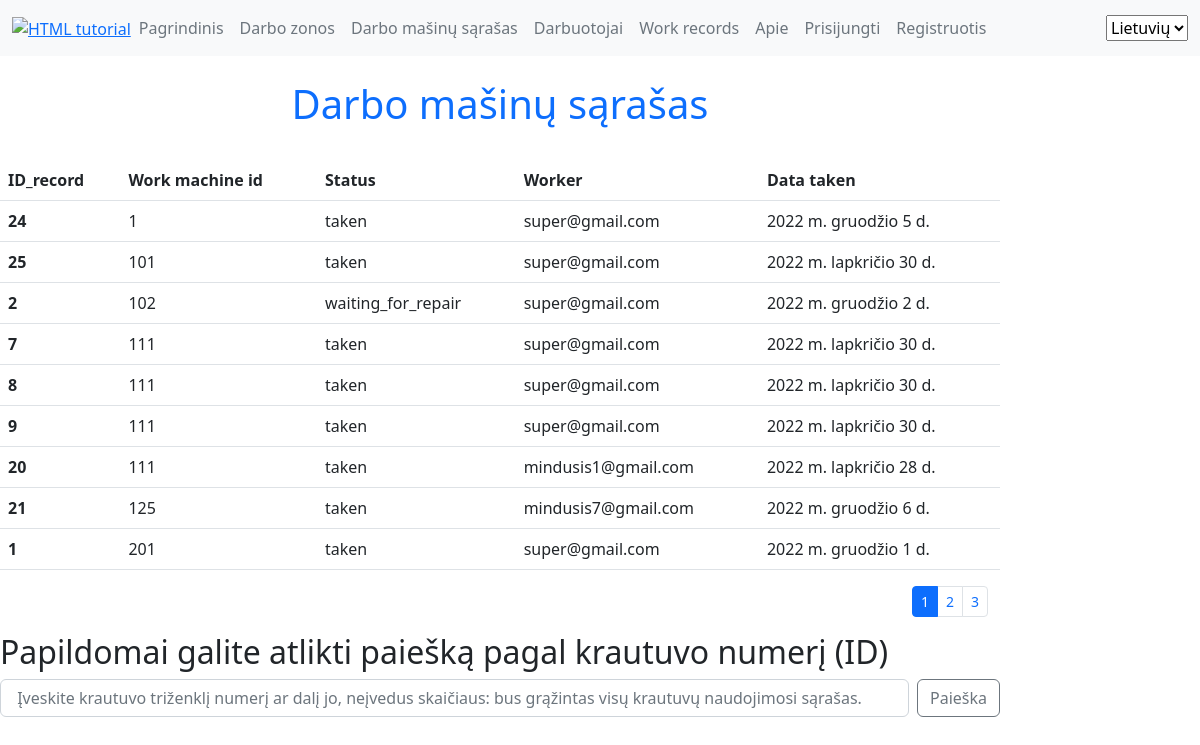
Screenshot of /lm/working_machines_list/ with the database file from the repository.
### lm/models.py (models this page shows, shortened)
class Krautuvas(models.Model):
    krautuvo_id = models.IntegerField(_('Vechiles ID "3 digits"'), help_text='krautuvo numeris', unique=False)
    data_taken = models.DateField(_('Date when vechiles was taken'), help_text='kada krautuvas paiimtas', null=True, blank=True)
    darbuotojas = models.ForeignKey('MyUser',null=True, on_delete=models.SET_NULL,blank=True)
    LOAN_STATUS = (
        (_('ready'), _('ready')),
        ('taken', 'taken'),
        ('waiting_for_repair', 'waiting_for_repair'),
        ('repairing', 'repairing')
    )
    status = models.CharField(_('Status'), max_length=30, choices=LOAN_STATUS, default='taken', help_text='Status', null=True, blank=True)
    notes_choices = (
        ('aukstas', 'aukstas'),
        ('vidutinis', 'vidutinis'),
        ('zemas', 'zemas'),
        ('be pastebejimu', 'be pastebejimu'))
    note_type = models.CharField(_('Importance of the notes'), help_text='Rasto gedimo/pastabos svarba', max_length=40, choices=notes_choices, default='be pastebejimu',
                                 null=True, blank=True)
    notes = HTMLField(help_text='labai svarbu pamineti ir smulkiausius gedimus, dekojame.', null=True, blank=True)
    class Meta:
        ordering = ['krautuvo_id']
        verbose_name = _("Vehicle")
        verbose_name_plural = _("Vehicles")

class MyUser(AbstractBaseUser):
    email = models.EmailField(
        verbose_name='email address',
        max_length=255,
        unique=True,
    )
    date_of_birth = models.DateField(null=True, blank=True,)
    is_active = models.BooleanField(default=True)
    is_admin = models.BooleanField(default=False)
    objects = MyUserManager()
    USERNAME_FIELD = 'email'
    picker_code = models.CharField(_('Piker code'),help_text='rinkejo_kodas', max_length=3, unique=True)
    first_name = models.CharField(_('First name'),help_text='Vardas', max_length=80)
    last_name = models.CharField(_('Last name'),help_text='Pavardė', max_length=80)
    working_zone = models.ForeignKey('Darbo_zona_sandelyje',null=True, on_delete=models.SET_NULL)
    working_department_choices = (
        ('Vilniaus apsk', 'Vilniaus apsk'),
        ('Vilniaus regioninis sandėlys', 'Vilniaus regioninis sandėlys'),
        ('Kauno apsk', 'Kauno apsk'),
        ('Kauno regioninis sandėlys', 'Kauno regioninis sandėlys'),
        ('Klaipėdos apsk', 'Klaipėdos apsk'),
    )
    working_department = models.CharField(_('Working disctric or logistic warehouse'),max_length=80, choices=working_department_choices, default='Kauno regioninis sandėlys',
                                help_text='Kurioje (-iame) apskrityje/logistikos sandėlyje dirbate', blank=True)
    position_choices = (
        ('grupes vadovas','grupes vadovas'),
        ('grupes vadovo asistentas', 'grupes vadovo asistentas'),
        ('grupes vadovo asistentas', 'grupes vadovo asistentas'),
        ('prekiu komplektuotojas', 'prekiu komplektuotojas'))
    position = models.CharField(_('Working position'),max_length=80, choices=position_choices, default='prekiu komplektuotojas', help_text='Darbuotojo pareigos',blank=True)
    photo = models.ImageField(help_text='Darbuotojo foto arba avataras', upload_to='profile_pics', null=True, blank=True, default='default.png')
    working_since = models.DateField(_('Working since'),help_text='Darbo pradžia LIDL imoneje', null=True, blank=True)
    class Meta:
        ordering = ['last_name', 'first_name']
        verbose_name = _("Worker")
        verbose_name_plural = _("Workers")
    def __str__(self):
        return self.email

### lm/views.py (the view)
# urls.py: path('working_machines_list/', views.working_machines_list, name='working_machines_list'),
def working_machines_list(request):
    paginator = Paginator(Krautuvas.objects.all(), 9)
    page_number = request.GET.get('page')
    paged_working_machines_list = paginator.get_page(page_number)
    context = {
        'working_machines_list': paged_working_machines_list
    }
    return render(request, 'lm/working_machines_list.html', context=context)

### lm/templates/lm/working_machines_list.html (shortened to what this page needs)
{% extends 'base.html' %}
{% load i18n %}
{% load static %}
{% block content %}
<h1 class="p-4 text-primary d-flex justify-content-center">{% trans "Working machine list" %} </h1>
<table class="table ">
  <thead>
    <tr>
      <th scope="col">ID_record</th>
      <th scope="col">Work machine id</th>
      <th scope="col">Status</th>
      <th scope="col">Worker</th>
      <th scope="col">Data taken</th>
    </tr>
  </thead>
  {% for krautuvas in working_machines_list %}
  <tbody>
    <tr>
      <th scope="row">{{krautuvas.id}}</th>
      <td>{{krautuvas.krautuvo_id}}</td>
      <td>{{krautuvas.status}}</td>
      <td>{{krautuvas.darbuotojas}}</td>
      <td>{{krautuvas.data_taken}}</td>
    </tr>
  </tbody>
   {% endfor %}
</table>
<div class="container">
  <nav aria-label="...">
    {% if working_machines_list.has_other_pages %}
    <ul class="pagination pagination-sm justify-content-end">
      {% for i in working_machines_list.paginator.page_range %}
        {% if working_machines_list.number == i %}
      <li class="page-item active">
        <a class="page-link">{{i}}</a>
      </li>
      {% else %}
      <li class="page-item">
        <a class="page-link" href="?page={{i}}">{{ i }}</a>
      </li>
      {% endif %}
      {% endfor %}
    </ul>
    {% endif %}
  </nav>
</div>
<div>
  <h2> Papildomai galite atlikti paiešką pagal krautuvo numerį (ID)</h2>
 <form class="d-flex" role="search" action="{% url 'search' %}" method="get">
    <input class="form-control me-2" name="query" type="search" placeholder=" Įveskite krautuvo triženklį numerį ar dalį jo, neįvedus skaičiaus: bus grąžintas visų krautuvų naudojimosi sąrašas." aria-label="Search">
    <button class="btn btn-outline-secondary" type="submit">{% trans "Search" %}</button>
</form>
</div>
{% endblock %}

### rows the page displays
Krautuvas: id "24", krautuvo_id "1", status "taken", darbuotojas "super@gmail.com", data_taken "2022 m. gruodžio 5 d."
Krautuvas: id "25", krautuvo_id "101", status "taken", darbuotojas "super@gmail.com", data_taken "2022 m. lapkričio 30 d."
Krautuvas: id "2", krautuvo_id "102", status "waiting_for_repair", darbuotojas "super@gmail.com", data_taken "2022 m. gruodžio 2 d."
Krautuvas: id "7", krautuvo_id "111", status "taken", darbuotojas "super@gmail.com", data_taken "2022 m. lapkričio 30 d."
Krautuvas: id "8", krautuvo_id "111", status "taken", darbuotojas "super@gmail.com", data_taken "2022 m. lapkričio 30 d."
Krautuvas: id "9", krautuvo_id "111", status "taken", darbuotojas "super@gmail.com", data_taken "2022 m. lapkričio 30 d."
Krautuvas: id "20", krautuvo_id "111", status "taken", darbuotojas "mindusis1@gmail.com", data_taken "2022 m. lapkričio 28 d."
Krautuvas: id "21", krautuvo_id "125", status "taken", darbuotojas "mindusis7@gmail.com", data_taken "2022 m. gruodžio 6 d."
Krautuvas: id "1", krautuvo_id "201", status "taken", darbuotojas "super@gmail.com", data_taken "2022 m. gruodžio 1 d."

### other values shown
{{ i }} "1"
{{ i }} "2" "3"
